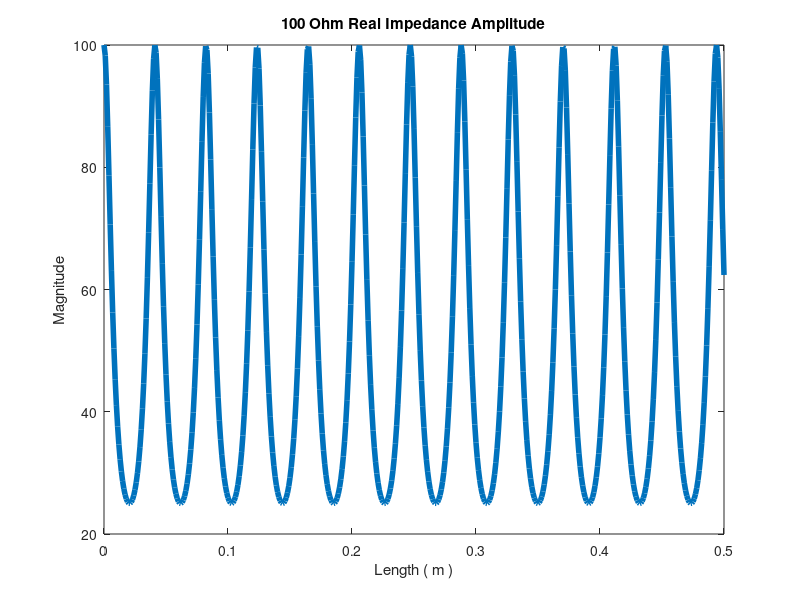
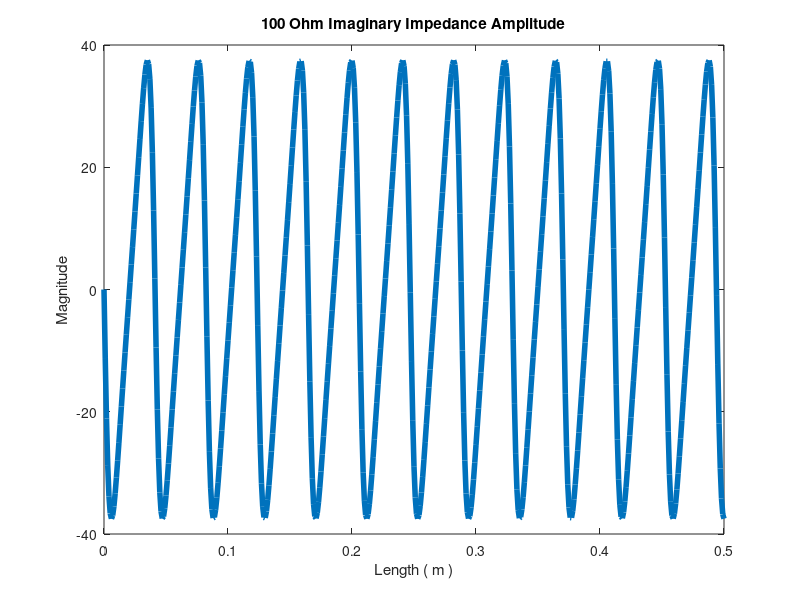
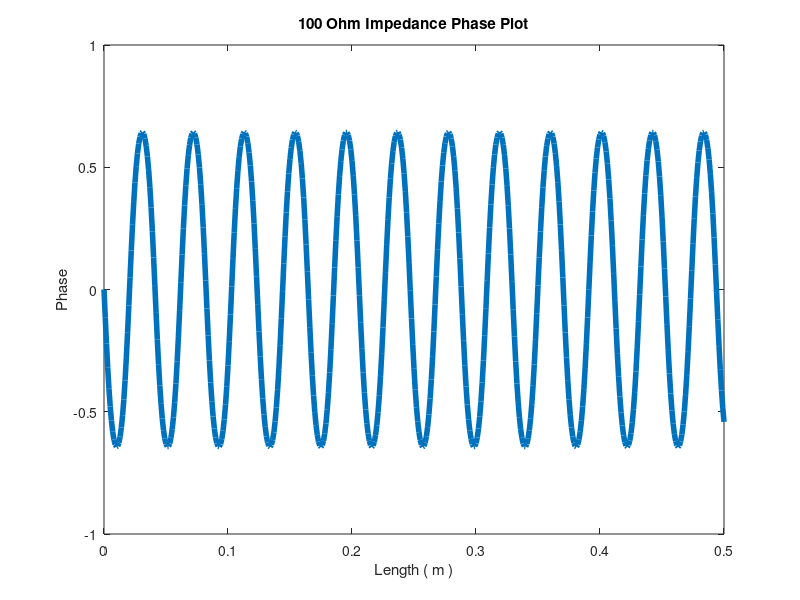

The MATLAB script that drew these images, in order:
clear all
clc
%Aaron Rosen - Fields & Waves II - Project 1 
%CASE A - 100 Ohm Amplitude & Phase of Impedance
 
length = 0:0.001:0.5;
%Zo: Characteristic Impedance
Zo = 50;
%Zl: Load Impedance
Zl1 = 100;

%Frequency
f = 2.4e9;
%w == angular frequency
w = 2.*pi.*f;
%l in m
l = 0.5;
%c == speed of light in m/s
c = 299792458;
%up == propagation velocity
%up of RG58 is 65.9% of c
%up = c/sqrt(er)
%I am going to use the 65.9% to calculate up
%source: http://www.idc-online.com/technical_references/pdfs/data_communications/RG_58.pdf
up = 0.659*c;
%B= up/w
B = w./up;
t = tan(B.*length);
%100ohm
num1 = Zl1 + 1j.*Zo.*t;
dem1 = Zo + 1j.*Zl1.*t;
Zin1 = (Zo.*num1)./dem1;


figure, plot(length, real(Zin1), 'LineWidth', 4), title('100 Ohm Real Impedance Amplitude'), xlabel('Length ( m )'), ylabel('Magnitude');
figure, plot(length, imag(Zin1), 'LineWidth', 4), title('100 Ohm Imaginary Impedance Amplitude'), xlabel('Length ( m )'), ylabel('Magnitude');

figure, plot(length, angle(Zin1), 'LineWidth', 4), 
title('100 Ohm Impedance Phase Plot'), xlabel('Length ( m )'), ylabel('Phase');
